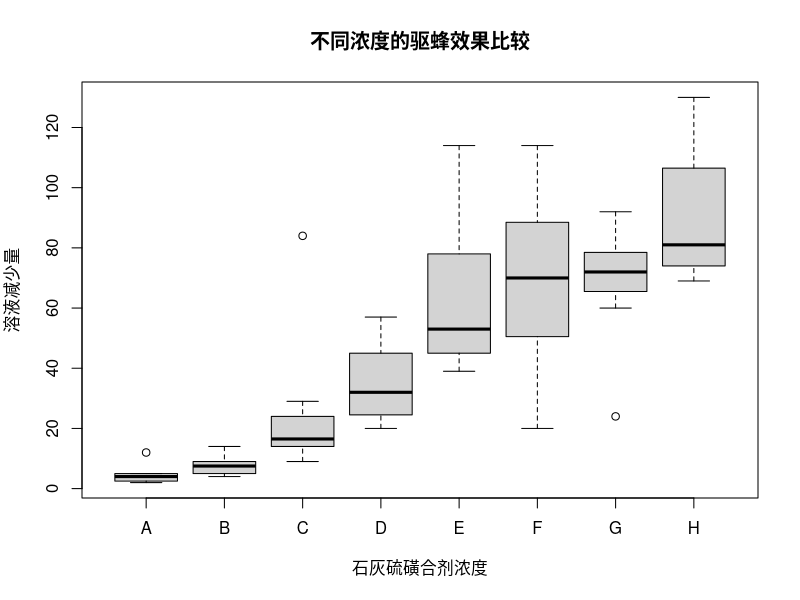

This figure's R source:
## ---- chunk 1
knitr::opts_chunk$set(echo = TRUE)
## ---- chunk 2
boxplot(decrease ~ treatment, data = OrchardSprays,xlab="石灰硫磺合剂浓度",ylab="溶液减少量",main="不同浓度的驱蜂效果比较")
